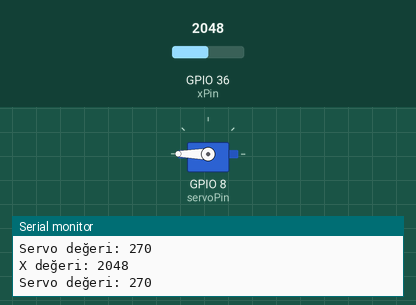
Simulated run of this sketch. Board: ESP32. On the bench: servo, the last lines printed to the serial monitor. The test bench sets the inputs (shaded band); at power-on: GPIO 36 (xPin) = 2048.

Above: at 1.2 s.
1.3 s: GPIO 36 (xPin) set to 2771
2.8 s: GPIO 36 (xPin) set to 2905
At 3.9 s:
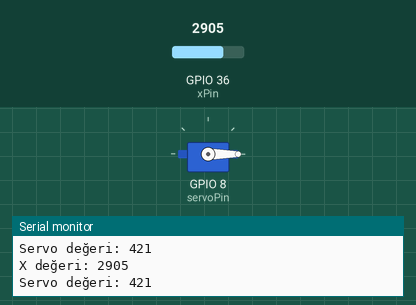
4.3 s: GPIO 36 (xPin) set to 491
At 5.2 s:
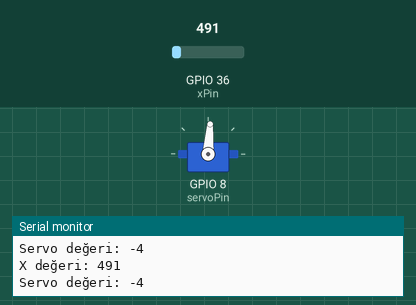
5.8 s: GPIO 36 (xPin) set to 0
At 6.5 s:
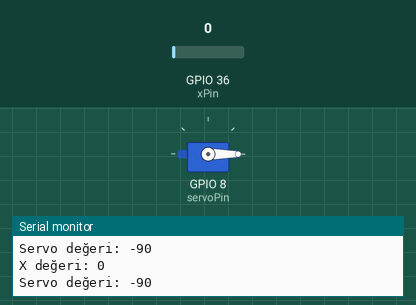
7.3 s: GPIO 36 (xPin) set to 1228
At 7.8 s:
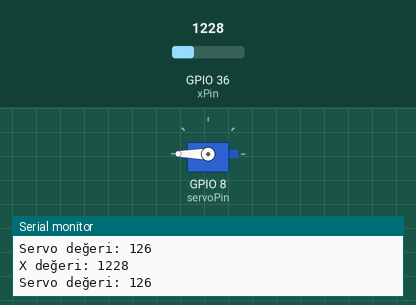
Timing chart, 0 to 9.8 s (numbered marks = the images above; inputs shaded):
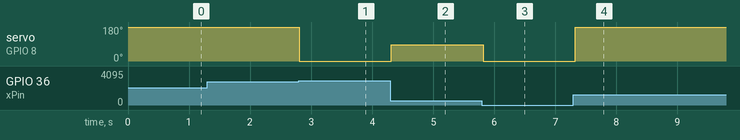

The sketch:

DENEYAP_L7_1_3_JOYSTICK_SERVO.ino
```cpp
//SERVOYU KULLANABILMEMIZI SAGLAYAN KUTUPHANE EKLENMELI
#include <ESP32Servo.h>
//#include <Deneyap_Servo.h>

const int xPin = A0; // Joystick'un X pininin tanımlanması
const int servoPin = D9; // Servo motorun bağlı olduğu pin
Servo servo; // Servo motor nesnesi

void setup() {
  Serial.begin(9600); // Seri haberleşme hızını 9600 baud olarak ayarla
  servo.attach(servoPin); // Servo motor pinini çıkış olarak ayarla
}

void loop() {

  int xValue = analogRead(xPin);   // Joystick'ten X ekseninden okunan değerleri oku
  int servoAngleX = map(xValue, 0, 1023, -90, 90);  // X değerini -90 ile 90 aralığına dönüştür

  servo.write(servoAngleX + 90);  // Servo motoru hareket ettir

  Serial.print("X değeri: ");
  Serial.println(xValue);
  Serial.print("Servo değeri: ");
  Serial.println(servoAngleX);
  delay(100);
}
```

Measured:
- the behaviour switches between 2841 and 2842 on GPIO 36 (xPin) (found by bisection; images 0 and 1)
- after the input at 2.8 s, servo on GPIO 8 (servoPin): 180° → 0° at once
- after the input at 4.3 s, servo on GPIO 8 (servoPin): 0° → 86° at once
- after the input at 5.8 s, servo on GPIO 8 (servoPin): 86° → 0° at once
- after the input at 7.3 s, servo on GPIO 8 (servoPin): 0° → 180° at once
